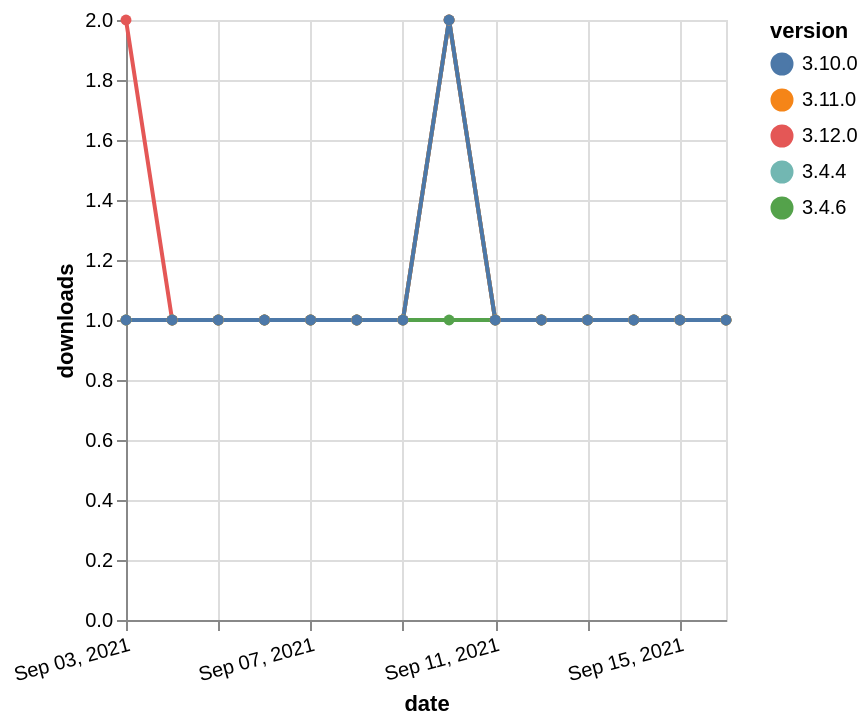

This figure's Vega-Lite source:
### Vega-Lite specification from a JSON file in a GitHub repository (floating-point values rounded to 4 significant figures)
{"$schema": "https://vega.github.io/schema/vega-lite/v5.json", "description": "A simple bar chart with embedded data.", "data": {"values": [{"date": "2021-09-03", "total": 184, "delta": 2, "version": "3.12.0"}, {"date": "2021-09-04", "total": 185, "delta": 1, "version": "3.12.0"}, {"date": "2021-09-05", "total": 186, "delta": 1, "version": "3.12.0"}, {"date": "2021-09-06", "total": 187, "delta": 1, "version": "3.12.0"}, {"date": "2021-09-07", "total": 188, "delta": 1, "version": "3.12.0"}, {"date": "2021-09-08", "total": 189, "delta": 1, "version": "3.12.0"}, {"date": "2021-09-09", "total": 190, "delta": 1, "version": "3.12.0"}, {"date": "2021-09-10", "total": 192, "delta": 2, "version": "3.12.0"}, {"date": "2021-09-11", "total": 193, "delta": 1, "version": "3.12.0"}, {"date": "2021-09-12", "total": 194, "delta": 1, "version": "3.12.0"}, {"date": "2021-09-13", "total": 195, "delta": 1, "version": "3.12.0"}, {"date": "2021-09-14", "total": 196, "delta": 1, "version": "3.12.0"}, {"date": "2021-09-15", "total": 197, "delta": 1, "version": "3.12.0"}, {"date": "2021-09-16", "total": 198, "delta": 1, "version": "3.12.0"}, {"date": "2021-09-03", "total": 172, "delta": 1, "version": "3.4.6"}, {"date": "2021-09-04", "total": 173, "delta": 1, "version": "3.4.6"}, {"date": "2021-09-05", "total": 174, "delta": 1, "version": "3.4.6"}, {"date": "2021-09-06", "total": 175, "delta": 1, "version": "3.4.6"}, {"date": "2021-09-07", "total": 176, "delta": 1, "version": "3.4.6"}, {"date": "2021-09-08", "total": 177, "delta": 1, "version": "3.4.6"}, {"date": "2021-09-09", "total": 178, "delta": 1, "version": "3.4.6"}, {"date": "2021-09-10", "total": 179, "delta": 1, "version": "3.4.6"}, {"date": "2021-09-11", "total": 180, "delta": 1, "version": "3.4.6"}, {"date": "2021-09-12", "total": 181, "delta": 1, "version": "3.4.6"}, {"date": "2021-09-13", "total": 182, "delta": 1, "version": "3.4.6"}, {"date": "2021-09-14", "total": 183, "delta": 1, "version": "3.4.6"}, {"date": "2021-09-15", "total": 184, "delta": 1, "version": "3.4.6"}, {"date": "2021-09-16", "total": 185, "delta": 1, "version": "3.4.6"}, {"date": "2021-09-03", "total": 210, "delta": 1, "version": "3.4.4"}, {"date": "2021-09-04", "total": 211, "delta": 1, "version": "3.4.4"}, {"date": "2021-09-05", "total": 212, "delta": 1, "version": "3.4.4"}, {"date": "2021-09-06", "total": 213, "delta": 1, "version": "3.4.4"}, {"date": "2021-09-07", "total": 214, "delta": 1, "version": "3.4.4"}, {"date": "2021-09-08", "total": 215, "delta": 1, "version": "3.4.4"}, {"date": "2021-09-09", "total": 216, "delta": 1, "version": "3.4.4"}, {"date": "2021-09-10", "total": 218, "delta": 2, "version": "3.4.4"}, {"date": "2021-09-11", "total": 219, "delta": 1, "version": "3.4.4"}, {"date": "2021-09-12", "total": 220, "delta": 1, "version": "3.4.4"}, {"date": "2021-09-13", "total": 221, "delta": 1, "version": "3.4.4"}, {"date": "2021-09-14", "total": 222, "delta": 1, "version": "3.4.4"}, {"date": "2021-09-15", "total": 223, "delta": 1, "version": "3.4.4"}, {"date": "2021-09-16", "total": 224, "delta": 1, "version": "3.4.4"}, {"date": "2021-09-03", "total": 147, "delta": 1, "version": "3.11.0"}, {"date": "2021-09-04", "total": 148, "delta": 1, "version": "3.11.0"}, {"date": "2021-09-05", "total": 149, "delta": 1, "version": "3.11.0"}, {"date": "2021-09-06", "total": 150, "delta": 1, "version": "3.11.0"}, {"date": "2021-09-07", "total": 151, "delta": 1, "version": "3.11.0"}, {"date": "2021-09-08", "total": 152, "delta": 1, "version": "3.11.0"}, {"date": "2021-09-09", "total": 153, "delta": 1, "version": "3.11.0"}, {"date": "2021-09-10", "total": 155, "delta": 2, "version": "3.11.0"}, {"date": "2021-09-11", "total": 156, "delta": 1, "version": "3.11.0"}, {"date": "2021-09-12", "total": 157, "delta": 1, "version": "3.11.0"}, {"date": "2021-09-13", "total": 158, "delta": 1, "version": "3.11.0"}, {"date": "2021-09-14", "total": 159, "delta": 1, "version": "3.11.0"}, {"date": "2021-09-15", "total": 160, "delta": 1, "version": "3.11.0"}, {"date": "2021-09-16", "total": 161, "delta": 1, "version": "3.11.0"}, {"date": "2021-09-03", "total": 161, "delta": 1, "version": "3.10.0"}, {"date": "2021-09-04", "total": 162, "delta": 1, "version": "3.10.0"}, {"date": "2021-09-05", "total": 163, "delta": 1, "version": "3.10.0"}, {"date": "2021-09-06", "total": 164, "delta": 1, "version": "3.10.0"}, {"date": "2021-09-07", "total": 165, "delta": 1, "version": "3.10.0"}, {"date": "2021-09-08", "total": 166, "delta": 1, "version": "3.10.0"}, {"date": "2021-09-09", "total": 167, "delta": 1, "version": "3.10.0"}, {"date": "2021-09-10", "total": 169, "delta": 2, "version": "3.10.0"}, {"date": "2021-09-11", "total": 170, "delta": 1, "version": "3.10.0"}, {"date": "2021-09-12", "total": 171, "delta": 1, "version": "3.10.0"}, {"date": "2021-09-13", "total": 172, "delta": 1, "version": "3.10.0"}, {"date": "2021-09-14", "total": 173, "delta": 1, "version": "3.10.0"}, {"date": "2021-09-15", "total": 174, "delta": 1, "version": "3.10.0"}, {"date": "2021-09-16", "total": 175, "delta": 1, "version": "3.10.0"}]}, "width": "container", "mark": {"type": "line", "point": {"filled": true}}, "encoding": {"x": {"field": "date", "type": "temporal", "timeUnit": "yearmonthdate", "title": "date", "axis": {"labelAngle": -15}}, "y": {"field": "delta", "type": "quantitative", "title": "downloads"}, "color": {"field": "version", "type": "nominal"}, "tooltip": {"field": "delta"}}}
